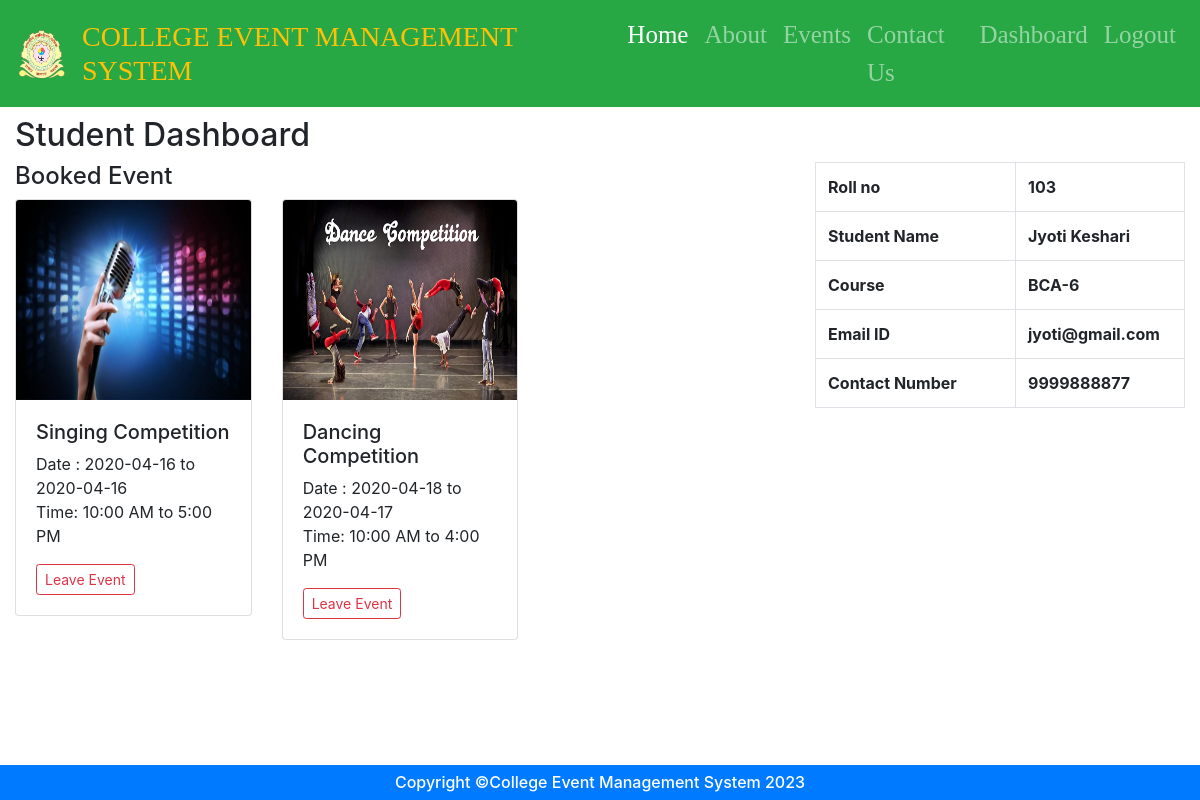
The app's page /studenthome.php (signed in) with its own data.
### tables this page shows
CREATE TABLE `events` (
  `eventid` int NOT NULL,
  `descr` varchar(250) NOT NULL,
  `catid` int NOT NULL,
  `startdate` date NOT NULL,
  `endate` date NOT NULL,
  `starttime` varchar(20) NOT NULL,
  `endtime` varchar(20) NOT NULL,
  `photo` varchar(50) NOT NULL,
  `status` varchar(20) NOT NULL DEFAULT 'scheduled'
);

CREATE TABLE `category` (
  `catid` int NOT NULL,
  `catname` varchar(100) NOT NULL
);

CREATE TABLE `students` (
  `rollno` int NOT NULL,
  `name` varchar(50) NOT NULL,
  `city` varchar(50) NOT NULL,
  `course` varchar(50) NOT NULL,
  `email` varchar(50) NOT NULL,
  `phone` varchar(20) NOT NULL
);

### dbfun.php (called while the page is built, shortened)
<?php
function connect(){
    $link= mysqli_connect(HOST, USER, PASSWORD, DBNAME) or die("Error ". mysqli_connect_error());
    return $link;
}
function single($table,$condition){
    $link=connect();
    $result=mysqli_query($link, "SELECT * FROM $table WHERE $condition")
            or die("Error ". mysqli_error($link));
    $row=mysqli_fetch_assoc($result);
    return $row;
}
function findall($table,$condition){
    $link=connect();
    $result=mysqli_query($link, "SELECT * FROM $table WHERE $condition")
            or die("Error ". mysqli_error($link));
    $rows=[];
    while($row=mysqli_fetch_assoc($result))
    {
        $rows[]=$row;
    }
    return $rows;
}

### studenthome.php (the view)
<?php include_once 'mheader.php'; ?>
<div class="p-1"></div>
<div class="container-fluid">
    <?php
        $id = $_SESSION["id"];
        $map = single("students", "rollno=$id");
    ?>
    <h2>Student Dashboard</h2>
    <div class="row">
        <div class="col-sm-8">
            <h4>Booked Event</h4>
            <div class="row">
                <?php
                    $list = findall("events", "eventid in(SELECT eventid from bookedevent WHERE id='$id')");
                    foreach ($list as $map2) {
                        $map3 = single("category", "catid='{$map2["catid"]}'");
                        $cname = $map3["catname"];
                ?>
                <div class="col-md-4">
                    <div class="card mb-4 box-shadow">
                        <img class="card-img-top" style="height:200px;" src="events/<?= $map2["photo"]?>" data-holder-rendered="true">
                        <div class="card-body">
                            <h5><?= $cname?></h5>
                            <p class="my-0">Date : <?= $map2["startdate"]?> to <?= $map2["endate"]?></p>
                            <p>Time: <?= $map2["starttime"]?> to <?= $map2["endtime"]?></p>
                            <div class="d-flex justify-content-between align-items-center">
                                <?php if($map2["status"]=='cancelled') { ?>
                                    <h5 class='text-danger'>This event has been cancelled</h5>
                                <?php } else { ?>
                                <div class="btn-group">
                                    <a href="leaveevent.php?eventid=<?= $map2["eventid"]?>" class="btn btn-sm btn-outline-danger">Leave Event</a>
                                </div>
                                <?php } ?>
                            </div>
                        </div>
                    </div>
                </div>
                <?php }
                ?>
            </div>
        </div>
        <div  class="col-sm-4">
            <table class="table table-bordered">
                <tr>
                    <th style="width:200px;">Roll no</th>
                    <th><?= $map["rollno"]?></th>
                </tr>
                <tr>
                    <th>Student Name</th>
                    <th><?= $map["name"]?></th>
                </tr>
                <tr>
                    <th>Course</th>
                    <th><?= $map["course"]?></th>
                </tr>
                <tr>
                    <th>Email ID</th>
                    <th><?= $map["email"]?></th>
                </tr>
                <tr>
                    <th>Contact Number</th>
                    <th><?= $map["phone"]?></th>
                </tr>
            </table>
        </div>
    </div>
</div>
<?php include_once 'mfooter.php'; ?>

### records on screen
events: photo (picture), catid.catname "Singing Competition", startdate "2020-04-16", endate "2020-04-16", starttime "10:00 AM", endtime "5:00 PM"
events: photo (picture), catid.catname "Dancing Competition", startdate "2020-04-18", endate "2020-04-17", starttime "10:00 AM", endtime "4:00 PM"
students: rollno "103", name "Jyoti Keshari", course "BCA-6", email "jyoti@gmail.com", phone "9999888877"
